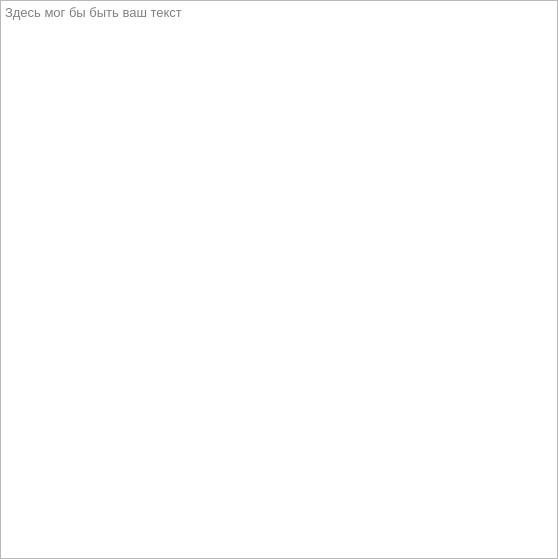
<?xml version="1.0" encoding="UTF-8"?>
<ui version="4.0">
 <class>dialog_with_text</class>
 <widget class="QDialog" name="dialog_with_text">
  <property name="geometry">
   <rect>
    <x>0</x>
    <y>0</y>
    <width>558</width>
    <height>559</height>
   </rect>
  </property>
  <property name="windowTitle">
   <string>Dialog</string>
  </property>
  <property name="sizeGripEnabled">
   <bool>false</bool>
  </property>
  <layout class="QGridLayout" name="gridLayout">
   <property name="leftMargin">
    <number>0</number>
   </property>
   <property name="topMargin">
    <number>0</number>
   </property>
   <property name="rightMargin">
    <number>0</number>
   </property>
   <property name="bottomMargin">
    <number>0</number>
   </property>
   <property name="spacing">
    <number>0</number>
   </property>
   <item row="0" column="0">
    <widget class="QTextEdit" name="textEdit">
     <property name="font">
      <font>
       <pointsize>10</pointsize>
      </font>
     </property>
     <property name="placeholderText">
      <string>Здесь мог бы быть ваш текст</string>
     </property>
    </widget>
   </item>
  </layout>
 </widget>
 <resources/>
 <connections/>
</ui>
